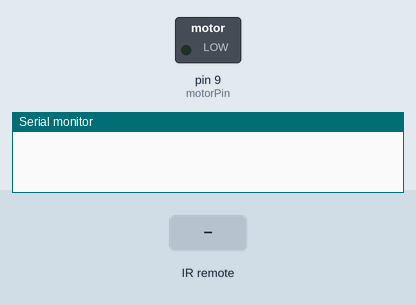
Recording of a sketch running on a simulated Arduino Uno, built with avr-gcc and run on an emulated ATmega328P. Shown: switched loads named in the sketch (green lamp = pin HIGH), the last lines printed to the serial monitor. The test bench sets the inputs (shaded band).

Above: at 1.2 s.
1.3 s: infrared code 0xFF18E7 received
At 2.1 s:
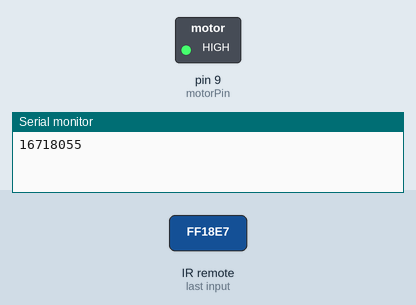
2.8 s: infrared code 0xFF4AB5 received
At 3.2 s:
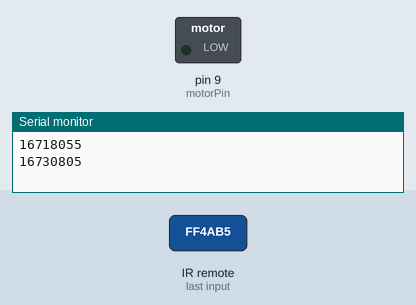
Timing chart, 0 to 5.8 s (numbered marks = the images above; inputs shaded):
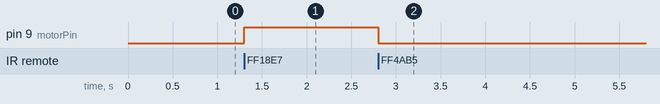

The sketch:

13.remote_dc.ino
```cpp
#include <IRremote.h>

const int motorPin = 9;
const int recv_pin = 11;
IRrecv irrecv(recv_pin);
decode_results results;

void setup() {
  pinMode(motorPin, OUTPUT);
  Serial.begin(9600);
  irrecv.enableIRIn();
}

void loop() {
  if (irrecv.decode(&results)) {
    long int decCode = results.value;
    Serial.println(decCode, DEC);

    if (decCode == 0xFF18E7) {  // Example remote button code
      digitalWrite(motorPin, HIGH);  // Turn motor on
    }
    if (decCode == 0xFF4AB5) {  // Another example remote button code
      digitalWrite(motorPin, LOW);   // Turn motor off
    }

    irrecv.resume();  // Receive the next value
  }
}
```

Measured:
- after the input at 1.3 s, pin 9 (motorPin): LOW → HIGH at once
- after the input at 2.8 s, pin 9 (motorPin): HIGH → LOW at once
